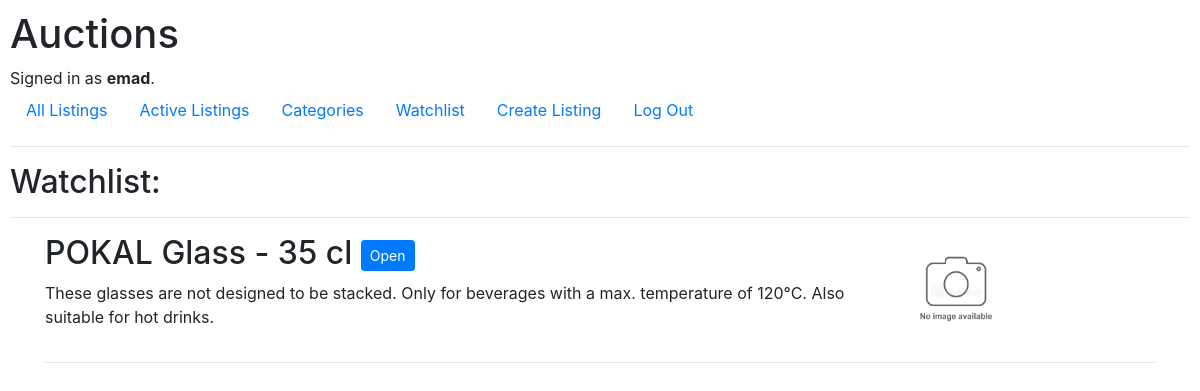
Page /watchlist (signed in) on the earlier database version.
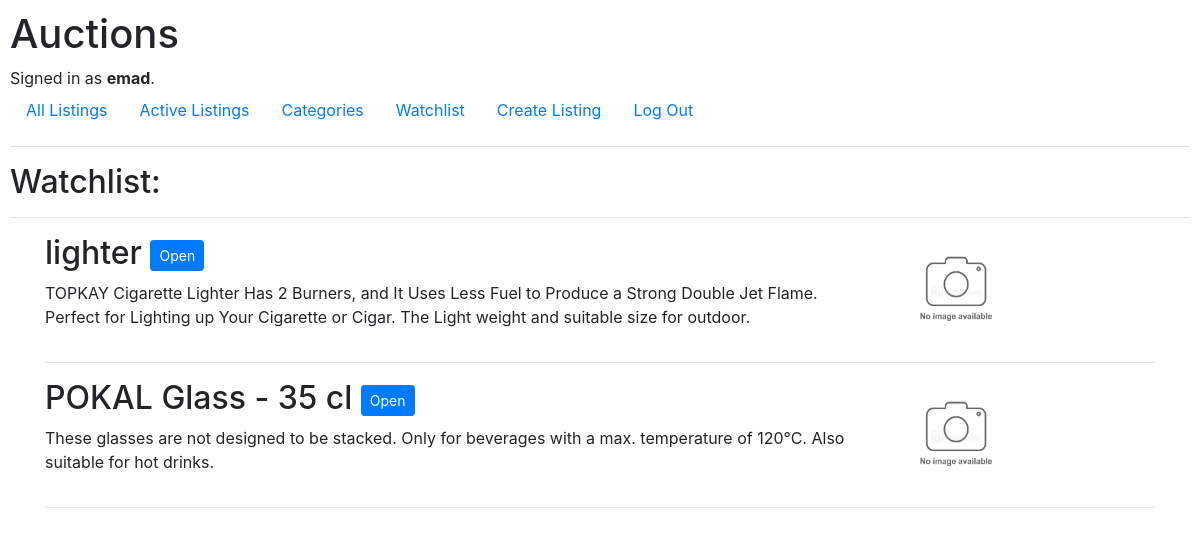
Same page on the later database version.
### auctions/models.py (models this page shows, shortened)
class AuctionListing(models.Model):
    title = models.CharField(max_length=24)
    description = models.TextField(max_length=199)
    bidInit_val = models.FloatField()
    photoUrl = models.TextField()
    category = models.CharField(max_length=64)
    createdAt = models.DateTimeField(default=datetime.now, blank=True)
    listedBy = models.ForeignKey(User, on_delete=models.CASCADE, related_name="listings_posted")
    active_state = models.IntegerField()

### auctions/views.py (the view)
# urls.py: path("watchlist", views.show_watchlist, name="watchlist"),
@login_required
def show_watchlist(request):
    curr_user = User.objects.get(pk=request.user.id)
    watchlist = curr_user.watchlist.all()
    return render(request, "auctions/watchlist.html", {
        "watchlist": watchlist
    })

### auctions/templates/auctions/watchlist.html (shortened to what this page needs)
{% extends "auctions/layout.html" %}
{% block body %}
    <h2>Watchlist:</h2>
    <hr>
    <div class="container">
    {% for item in watchlist %}
        <div class="row">
            <div class="col-9">
                <form action="{% url 'showlisting' item.id %}" method="post">
                    <h2>{{item.title}} <span> <button type="submit" class="btn btn-primary btn-sm">Open</button> </span></h2>
                </form>
                <p>{{item.description}}</p>
            </div>
            <div class="col-3">
                <img src="{{item.photoUrl}}" onerror="this.onerror=null;this.src='../../../../static/auctions/no_img_available.jpg';"
                    alt="{{auctionListing.title}}" style="padding: 1rem; width: 7rem; height: 7rem;">
            </div>
        </div>
        <hr>
    {% endfor %}
    </div>
{% endblock %}

Differences in the rows shown:
now on this page (row edited): AuctionListing: title "lighter", description "TOPKAY Cigarette Lighter Has 2 Burners, and It Uses Less Fuel to Produce a Strong Double Jet Flame. Perfect for Lighting up Your Cigarette or Cigar. The Light weight and suitable size for outdoor."
